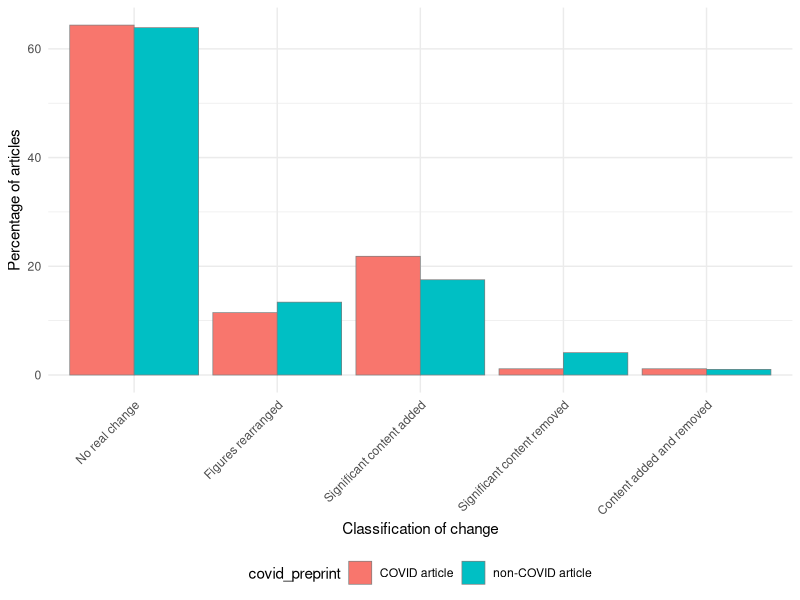
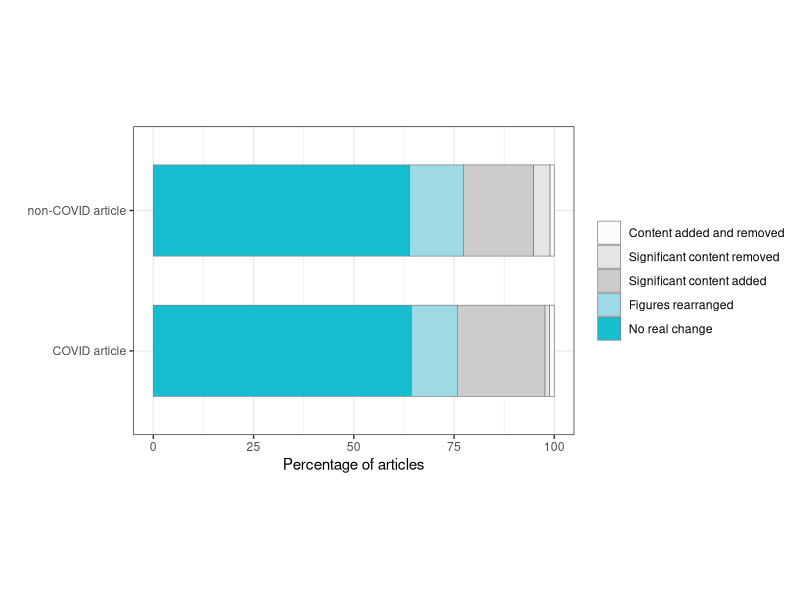
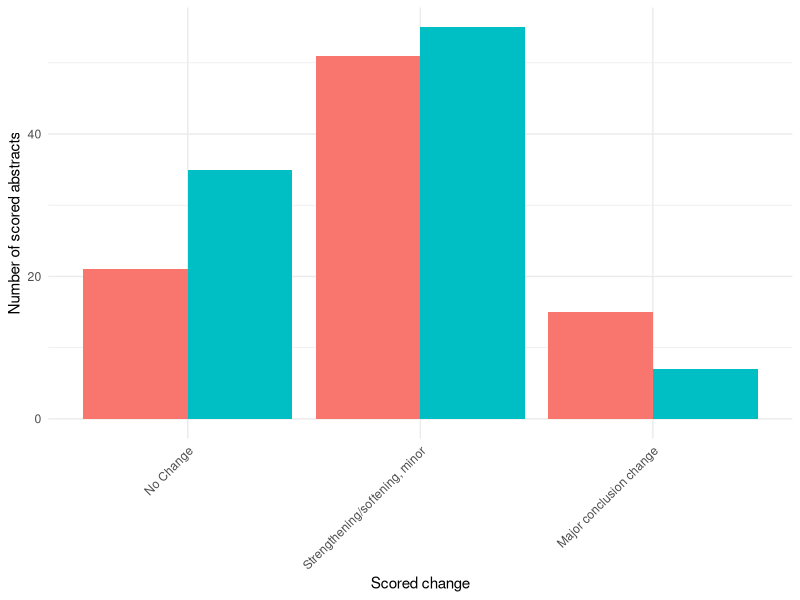
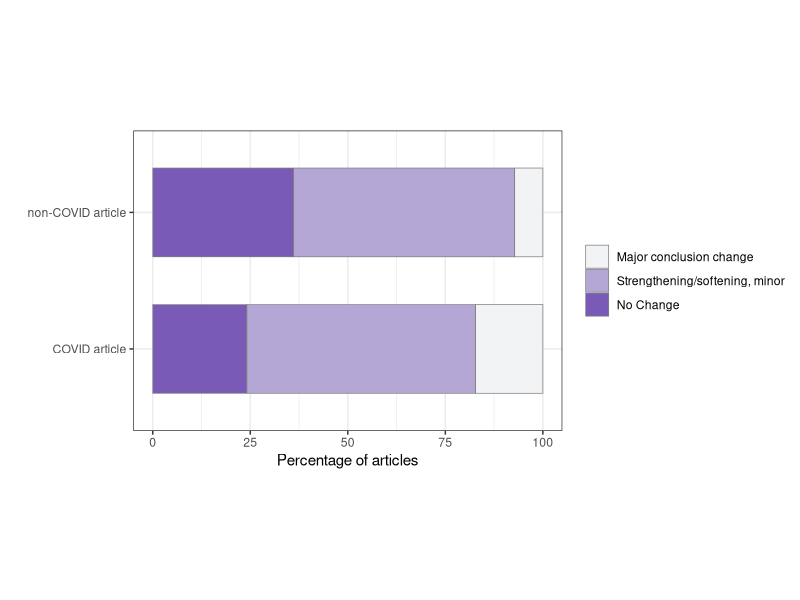
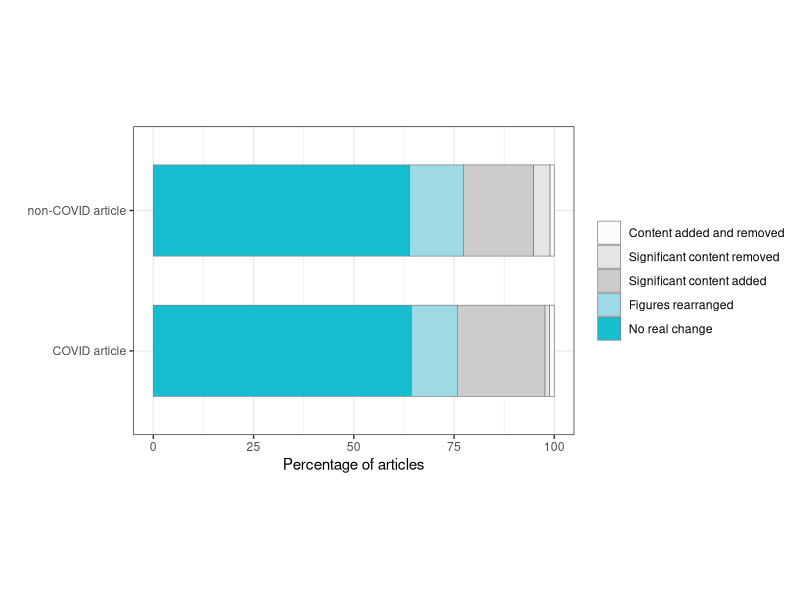
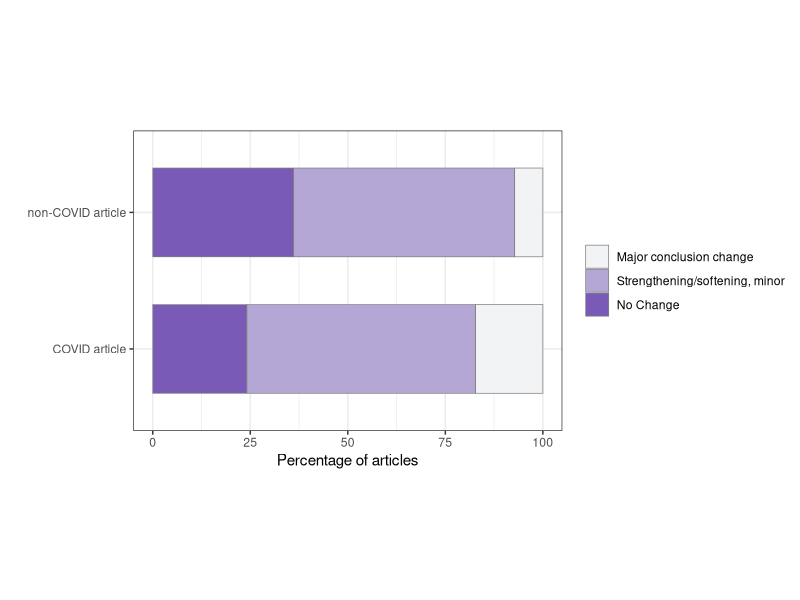

Reproduce these figures in R, in order.
################################################################################

# Regraph Brierley PLoS Biol 2022

## article: https://doi.org/10.1371/journal.pbio.3001285
## data & code: https://zenodo.org/records/6281828

################################################################################

# Load libraries ----
library(tidyverse)
library(here)


# Fig 2C: figure changes between preprint & published article ----

## import data
main_body_changes <- read_csv(here("data", "Brierley_main_body_changes.csv"))


## explore the 2 variables that matter most: covid_preprint and change_outcomes
unique(main_body_changes$covid_preprint)
## based on code on Zenodo, T == COVID article, F == non-COVID article

unique(main_body_changes$change_outcomes)
## based on code on Zenodo, 0:4 corresponds to labels below
figure_change_category <- c("No real change", "Figures rearranged", 
                            "Significant content added", "Significant content removed", 
                            "Content added and removed")
figure_change_color <- c("#17BECF", "#9EDAE5", "grey80", "grey90", "grey99")
names(figure_change_color) <- figure_change_category


## wrangle data
figure_change_data <- main_body_changes %>%
  mutate(covid_preprint = if_else(covid_preprint == T, "COVID article", "non-COVID article"),
         change_outcomes = factor(change_outcomes, levels = c(0:4), labels = figure_change_category)) %>%
  count(covid_preprint, change_outcomes) %>%
  group_by(covid_preprint) %>%
  mutate(total = sum(n), 
         proportion = n / total *100) %>%
  ungroup() 
## note, 87 covid + 97 non-covid matches reporting in methods about 184 prepreint-paper pairs used in analysis


## reproduce Brierley Fig 2C
ggplot(data = figure_change_data,
       mapping = aes(x = change_outcomes, y = proportion, fill = covid_preprint)) +
  geom_col(position = "dodge", color = "grey50", size = 0.25) +
  theme_minimal() +
  theme(legend.position = "bottom") +
  labs(x = "Classification of change", y = "Percentage of articles") +
  theme(axis.text.x = element_text(angle = 45, hjust = 1)) +
  guides(color = FALSE) 


## regraph Fig 2C into stacked bar graphs
ggplot(data = figure_change_data,
       mapping = aes(x = proportion, y = covid_preprint, 
                     fill = forcats::fct_rev(change_outcomes))) +
  geom_col(color = "grey50", linewidth = 0.25, width = 0.65) +
  scale_fill_manual(values = figure_change_color) +
  coord_fixed(ratio = 35) +
  theme_bw() +
  theme(legend.position="right",
        legend.title = element_blank()) +
  labs(x = "Percentage of articles", y = "")

ggsave(filename = "Brierley_Figure 2C_regraph.png", path = here("figure"),
       height = 3, width = 7.5, dpi = 300, units = "in")




# Fig 3C: changes in abstracts ----

## import and clean data 
abstract_scoring <- read_csv(here("data", "Brierley_abstract_scoring.csv")) %>% 
  # retain only non-excluded abstracts
  filter(exclude == "keep") %>%
  mutate(calendar_date = as.numeric(as.Date("30/4/2020", format="%d/%m/%Y") - as.Date(posted_date, format="%d/%m/%Y"))) %>% # Calculate number of days each preprint had been online by latest preprint posting date
  select(-X1.x) 

nrow(abstract_scoring)
## 184 entries, matching the sample size reported in Brierley Fig 3C


## explore the Highest_change variable
unique(abstract_scoring$Highest_change)
## based on code on Zenodo, 0:2 corresponds to labels below
abstract_change_level <- c("No Change", "Strengthening/softening, minor", "Major conclusion change")
abstract_change_color <- c("#795BB7", "#B5A7D5", "#F2F3F4")
names(abstract_change_color) <- abstract_change_level


## wrangle data
abstract_change_data <- abstract_scoring %>% 
  mutate(covid_preprint = if_else(covid_preprint == T, "COVID article", "non-COVID article"),
         Highest_change = factor(Highest_change, levels = 0:2, labels = abstract_change_level)) %>% 
  count(Highest_change, covid_preprint) %>% 
  group_by(covid_preprint) %>%
  mutate(total = sum(n), 
         proportion = n / total *100) %>%
  ungroup() 


## reproduce Brierley Fig 3C  
ggplot(data = abstract_change_data, 
       mapping = aes(x = Highest_change, y = n, fill = covid_preprint)) +
  geom_col(position = "dodge") +
  theme_minimal() +
  theme(axis.text.x = element_text(angle = 45, hjust = 1)) +
  theme(legend.position = "none") +
  labs(x = "Scored change", y = "Number of scored abstracts") 


# regraph fig 3C into stacked bar graph, also using percentage instead of number
ggplot(data = abstract_change_data,
       mapping = aes(x = proportion, y = covid_preprint, 
                     fill = forcats::fct_rev(Highest_change))) +
  geom_col(color = "grey50", linewidth = 0.25, width = 0.65) +
  scale_fill_manual(values = abstract_change_color) +
  coord_fixed(ratio = 35) +
  theme_bw() +
  theme(legend.position="right",
        legend.title = element_blank()) +
  labs(x = "Percentage of articles", y = "")

ggsave(filename = "Brierley_Figure 3C_regraph.png", path = here("figure"),
       height = 3, width = 7.5, dpi = 300, units = "in")




